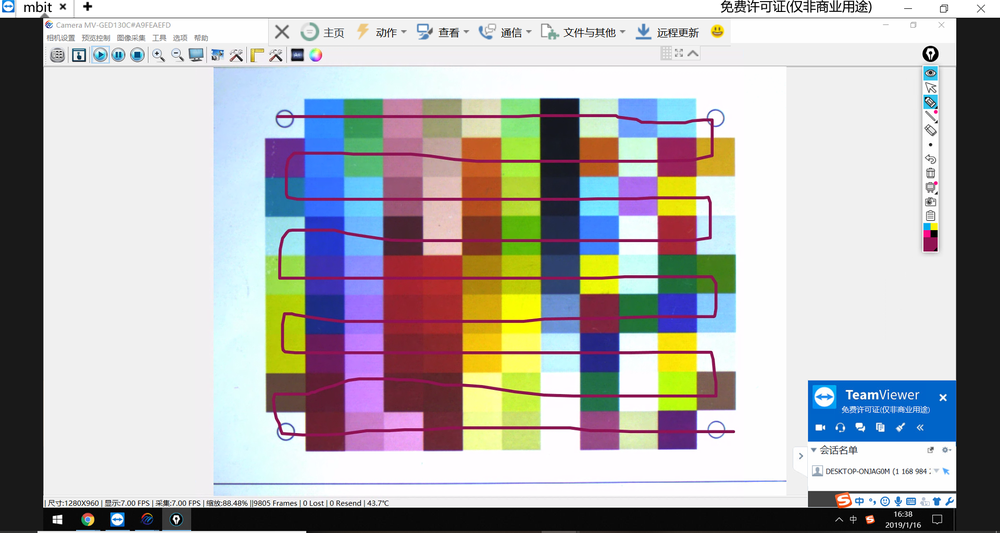
#> input picture time/piuture/red.png, 1000 x 533 px, shrunk from 1920 x 1024 before the run, found by its file name
$ python main-1.py
#> lines starting #> are read from the running program, lines starting #| are printed output that depends on the picture; after the words box and inside, x2 and y2 are one past the last pixel; in counts of white or black regions, pixels touching at a corner belong together
#> further down, src is the input picture: shape (533, 1000, 3); mean B, G, R 178.2, 177.9, 179.2
import cv2
import numpy as np
# pycharm 配库 将project interpreter 设置成 conda 环境 exsiting environment
# 然后在下载各种库 下载完等一会


def color_seperate(image):
        hsv = cv2.cvtColor(image, cv2.COLOR_BGR2HSV)   #对目标图像进行色彩空间转换
#> hsv: shape (533, 1000, 3); mean H, S, V 53.6, 53.1, 197.1
        # lower_bgr = np.array([255, 255, 0])
        lower_bgr = np.array([60, 20, 125])  #设定蓝色下限
        # upper_bgr = np.array([255, 255, 0])
        upper_bgr = np.array([87, 38, 150])#设定蓝色上限
        mask = cv2.inRange(image, lowerb=lower_bgr, upperb=upper_bgr)  #依据设定的上下限对目标图像进行二值化转换
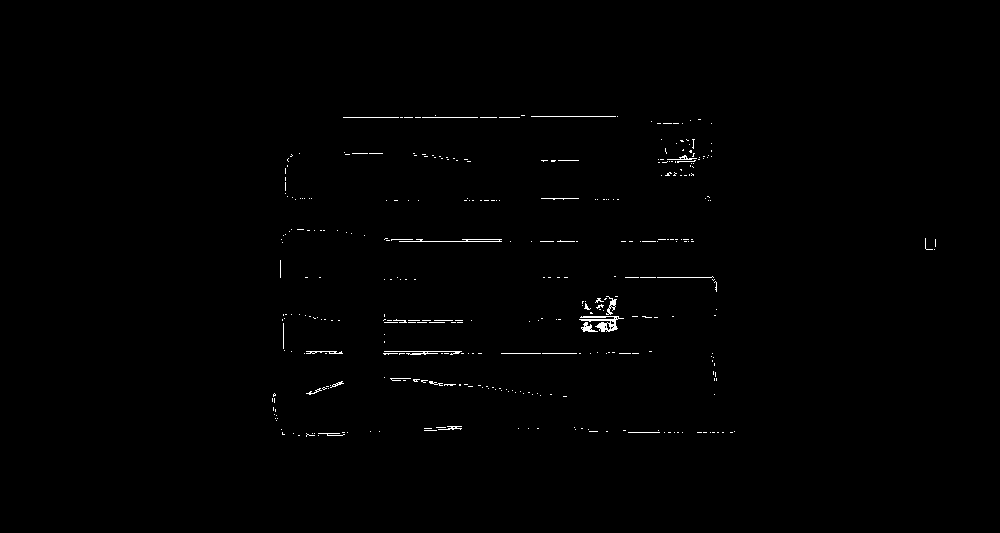
#> mask: shape (533, 1000); 0.53% white in thin lines or dots, all inside (x1, y1, x2, y2) = (272, 115, 936, 437)
        dst = cv2.bitwise_and(src, src, mask=mask)    #将二值化图像与原图进行“与”操作；实际是提取前两个frame 的“与”结果，然后输出mask 为1的部分
        cv2.namedWindow('result',cv2.WINDOW_NORMAL)
        cv2.imshow('result', dst)   #输出

src = cv2.imread(r'C:\project\teleguidence\time\red.png')   #导入目标图像，获取图像信息
color_seperate(src)
cv2.namedWindow('image',cv2.WINDOW_NORMAL)
cv2.imshow('image', src)
cv2.waitKey(0)
cv2.destroyAllWindows()

$ run again, with time/piuture/11111.png copied over time/piuture/red.png
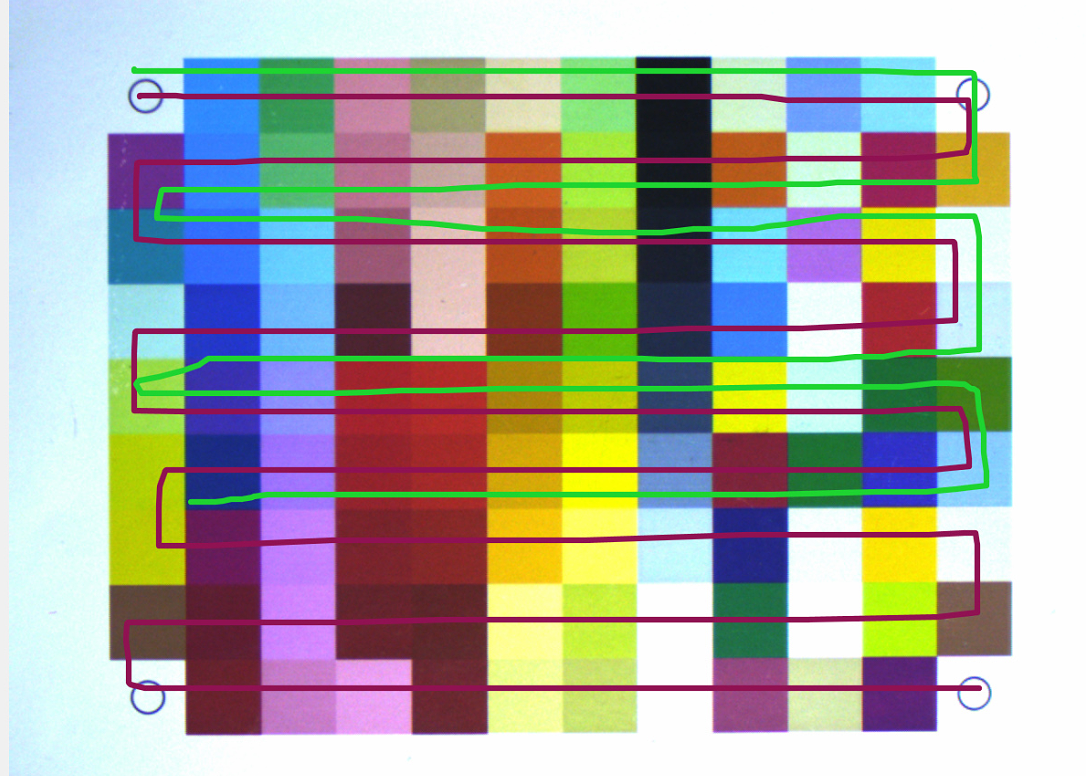
#> input picture time/piuture/11111.png, 1086 x 776 px, found by its file name
#> src is the input picture: shape (776, 1086, 3); mean B, G, R 159.9, 170.7, 169.7
#> hsv: shape (776, 1086, 3); mean H, S, V 78, 113.4, 207.7
#> in color_seperate, `mask = cv2.inRange(image, lowerb=lower_bgr, upperb=upper_bgr)`:
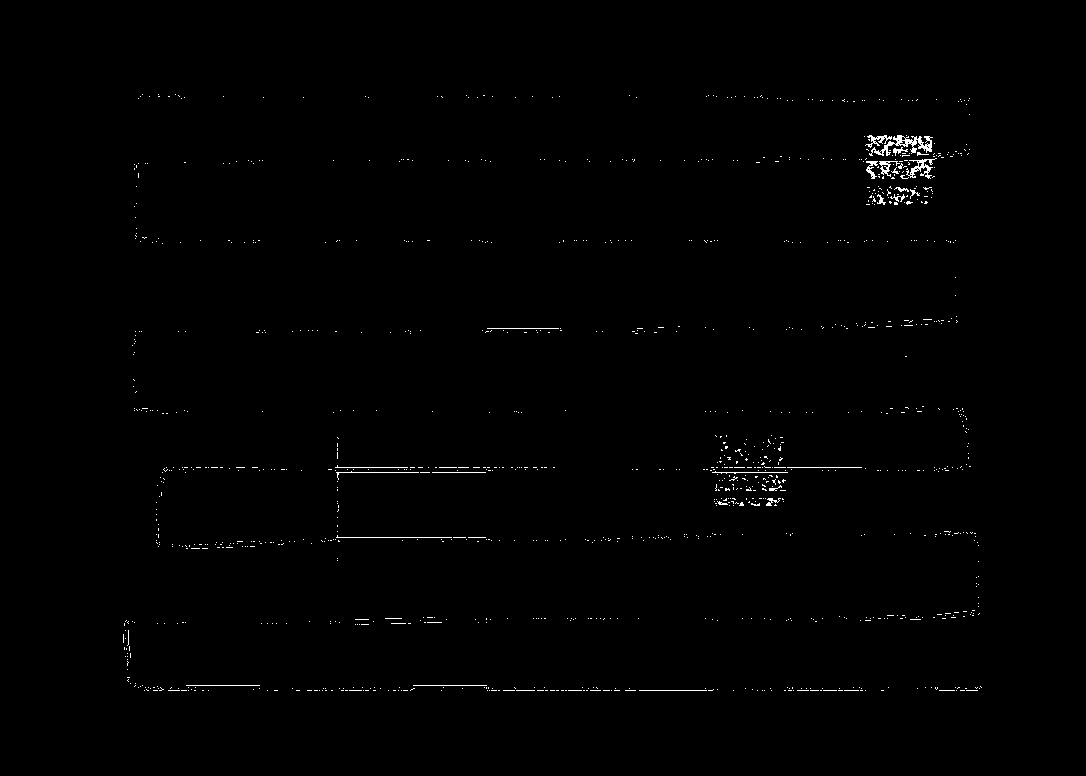
#> mask: shape (776, 1086); 0.55% white in thin lines or dots, all inside (x1, y1, x2, y2) = (123, 94, 982, 691)
